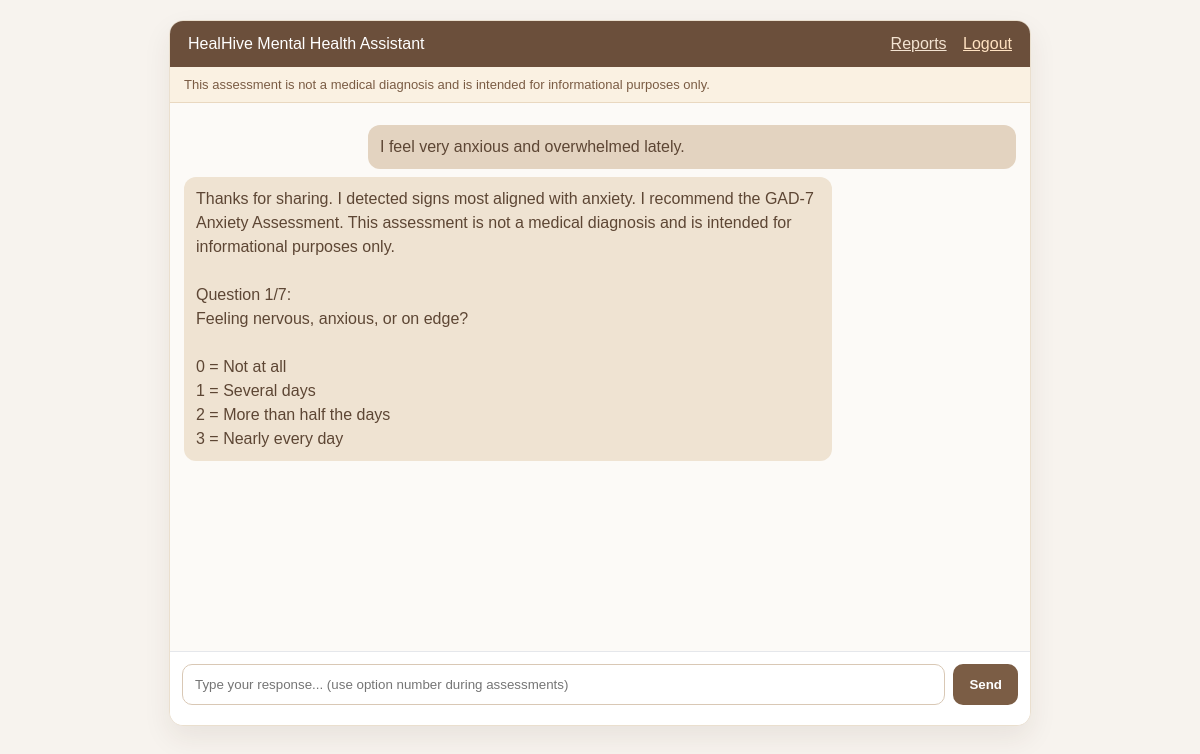
Page /chatbot/ (signed in) on the committed database.
### ai_chatbot/models.py (models this page shows)
class ChatMessage(models.Model):
    ROLE_USER = 'user'
    ROLE_ASSISTANT = 'assistant'
    ROLE_SYSTEM = 'system'
    ROLE_CHOICES = [
        (ROLE_USER, 'User'),
        (ROLE_ASSISTANT, 'Assistant'),
        (ROLE_SYSTEM, 'System'),
    ]
    conversation = models.ForeignKey(ChatConversation, on_delete=models.CASCADE, related_name='messages')
    role = models.CharField(max_length=20, choices=ROLE_CHOICES)
    content = models.TextField()
    created_at = models.DateTimeField(auto_now_add=True)
    class Meta:
        ordering = ['created_at']

### ai_chatbot/views.py (the view)
# urls.py: path('chatbot/', chatbot_home, name='chatbot-home'),
@login_required
@role_required(User.ROLE_USER)
def chatbot_home(request):
    ensure_test_catalog()
    conversation = ChatConversation.objects.filter(user=request.user).first()
    messages = []
    if conversation:
        messages = list(conversation.messages.values('role', 'content', 'created_at'))
    return render(
        request,
        'chatbot/chatbot.html',
        {
            'disclaimer': DISCLAIMER,
            'conversation': conversation,
            'messages': messages,
        },
    )

### ai_chatbot/services/orchestrator.py (called while the page is built, shortened)
def ensure_test_catalog():
    for code, definition in TEST_DEFINITIONS.items():
        test, _ = PsychologicalTest.objects.get_or_create(
            code=code,
            defaults={
                'name': definition['name'],
                'description': definition['description'],
            },
        )
        existing = {q.order: q for q in test.questions.all()}
        for idx, question_text in enumerate(definition['questions'], start=1):
            question = existing.get(idx)
            if question:
                question.question_text = question_text
                question.options_json = definition['options']
                question.save(update_fields=['question_text', 'options_json'])

### ai_chatbot/views.py (called while the page is built)
def role_required(*allowed_roles):
    def decorator(view_func):
        @wraps(view_func)
        def wrapped(request, *args, **kwargs):
            if not request.user.is_authenticated:
                return redirect('chatbot-login')
            if request.user.role not in allowed_roles:
                return redirect_by_role(request.user)
            return view_func(request, *args, **kwargs)
        return wrapped
    return decorator

### templates/chatbot/chatbot.html (shortened to what this page needs)
<!DOCTYPE html>
<html>
<head>
</head>
<body>
  <div class="layout" id="chatRoot" data-conversation-id="{% if conversation %}{{ conversation.id }}{% endif %}">
    <div class="header">
      <div>HealHive Mental Health Assistant</div>
      <div>
        <a href="/chatbot/reports/" style="color: #f3e3d1; margin-right: 12px;">Reports</a>
        <a href="/auth/logout/" style="color: #ffe2c1;">Logout</a>
      </div>
    </div>
    <div class="disclaimer">{{ disclaimer }}</div>
    <div id="messages" class="messages">
      {% for m in messages %}
      <div class="bubble {{ m.role }}">{{ m.content }}</div>
      {% endfor %}
    </div>
    <div class="controls">
      <div class="row">
        <input id="chatInput" placeholder="Type your response... (use option number during assessments)" />
        <button id="sendBtn">Send</button>
      </div>
    </div>
  </div>
</body>
</html>

### templates/chatbot/chatbot.html (style rules this page uses)
body { font-family: Arial, sans-serif; margin: 0; background: #f7f3ee; }
.layout { max-width: 860px; margin: 20px auto; background: white; border-radius: 14px; border: 1px solid #eadfce; box-shadow: 0 12px 28px rgba(63, 41, 24, .08); overflow: hidden; }
.header { padding: 14px 18px; background: #6b4f3b; color: white; display: flex; justify-content: space-between; align-items: center; }
.disclaimer { background: #faf1e2; border-bottom: 1px solid #e9d8c0; padding: 10px 14px; color: #7a5c44; font-size: 13px; }
.messages { height: 520px; overflow-y: auto; padding: 14px; background: #fcfaf7; }
.bubble { max-width: 75%; margin: 8px 0; padding: 10px 12px; border-radius: 12px; line-height: 1.5; white-space: pre-wrap; }
.assistant { background: #efe3d2; color: #5d4634; }
.user { background: #e3d3c0; color: #5d4634; margin-left: auto; }
.controls { padding: 12px; border-top: 1px solid #e5e7eb; background: #fff; }
.row { display: flex; gap: 8px; }
input { flex: 1; padding: 12px; border: 1px solid #d9c8b5; border-radius: 10px; }
button { padding: 12px 16px; border: none; border-radius: 10px; background: #7b5d45; color: #fff; font-weight: 700; }

### rows in the picture
ChatMessage: content "I feel very anxious and overwhelmed lately."
ChatMessage: content "Thanks for sharing. I detected signs most aligned with anxiety. I recommend the GAD-7 Anxiety Assessment. This assessment is not a medical diagnosis and is intended for informational purposes only. Question 1/7: Feeling nervous, anxious, or on edge? 0 = Not at all 1 = Several days 2 = More than half the days 3 = Nearly every day"

### other values in the picture
{{ disclaimer }} "This assessment is not a medical diagnosis and is intended for informational purposes only."
